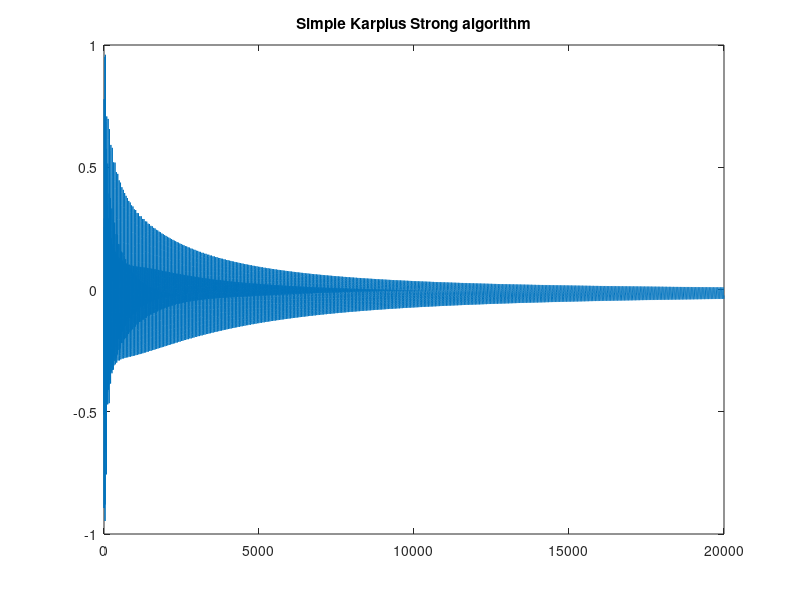

Source code (MATLAB):
freqHz = 1000;
iterations = 20000;
fs = 44100;
lpf_f = 0.5;                    % low pass filter factor

N = floor(fs/freqHz);           % compute delay line length
x = 2 * rand(1,N) - 1;          % generate noise centered at zero

delayline = [zeros(1,N+1)];     % initialize delayline
dloffset = length(delayline)-1; % compute delay offset

if iterations > length(x)
    diff = iterations - length(x);
    x = [x zeros(1,diff)];
end

y = 0;                          % initialize new sample
signal = 0;                     % initialize output signal
n = 1;                          % initialize iterator

while n < iterations
    y = x(n) + lpf_f * delayline(N) + (1-lpf_f) * delayline(N+1);
    delayline = [y, delayline(1:dloffset)];
    signal = [signal y];
    n = n+1;
end
plot(signal);title('Simple Karplus Strong algorithm')
% soundsc(signal, fs)